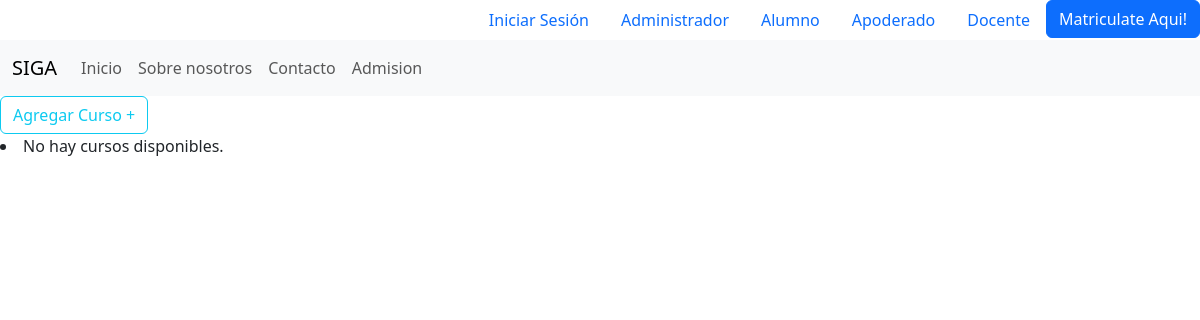
Before: /cursos/ with the older database file.
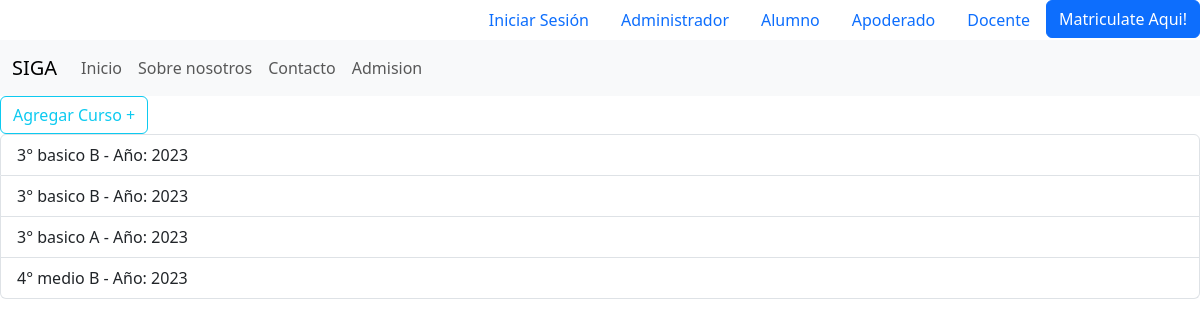
After: the same page with the newer database file.
### m_academico/models.py (models this page shows, shortened)
class Curso(Model):
    nivel = IntegerField(choices=lista_nivel, null=False)
    seccion = IntegerField(choices=lista_seccion, null=False)
    periodo = IntegerField(default=timezone.now().year, null=False)
    class Meta:
        db_table = "Curso"

### m_academico/views.py (the view)
# urls.py: path("cursos/", listar_cursos, name="cursos"),
def listar_cursos(request):
    cursos = Curso.objects.all()
    return render(request, "listar_cursos.html", {"cursos": cursos})

### m_academico/templates/listar_cursos.html (shortened to what this page needs)
{% extends 'base/base.html' %}
{% load static %}
{% block content %}
<a class="btn btn-outline-info" href="{% url 'agregar_curso' %}" role="button"
  >Agregar Curso +</a
>
<div class="list-group">
  {% for curso in cursos %}
    <a href="{% url 'lista_asignaturas' curso.id %}" class="list-group-item list-group-item-action" aria-current="true">
      {{ curso.get_nivel_display }} {{ curso.get_seccion_display }} - Año: {{ curso.periodo }}
    </a>
      {% empty %}
        <li>No hay cursos disponibles.</li>
      {% endfor %}
</div>
{% endblock %}

Changed rows visible on the page:
added Curso: nivel "3° basico", seccion "B", periodo "2023"
added Curso: nivel "3° basico", seccion "B", periodo "2023"
added Curso: nivel "3° basico", seccion "A", periodo "2023"
added Curso: nivel "4° medio", seccion "B", periodo "2023"
Other visible differences:
text no longer shown: "No hay cursos disponibles."
